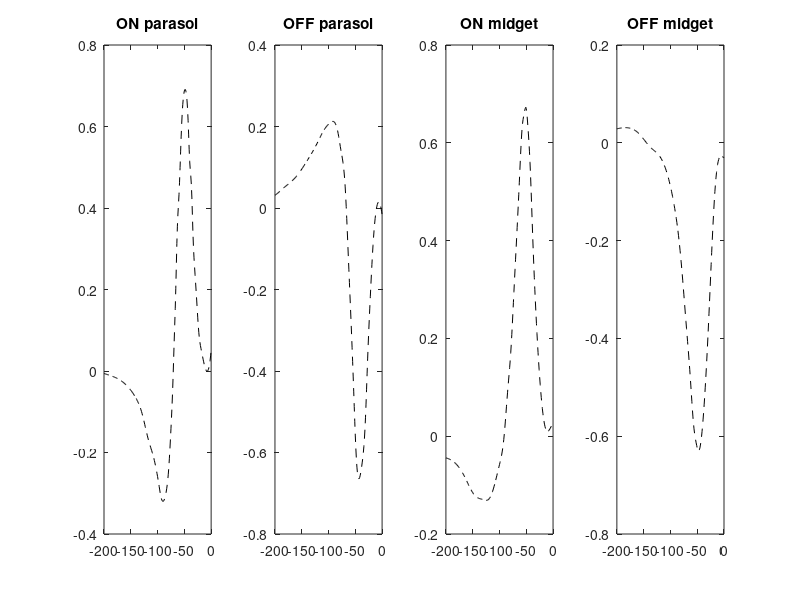

This chart was generated by the following MATLAB code: (Note: this script raises an error after producing the figure.)

% Determine TSFs for midget and parasol cells based on impulse response function data from Kling et al (2020) Biorxiv

rON_parasol_x = [238.96,218.18,190.91,172.73,154.55,138.96,129.87,116.88,107.79,97.40,89.61,...
    93.51,84.42,79.22,75.32,71.43,68.83,66.23,63.64,59.74,55.84,51.95,49.35,...
    45.45,42.86,40.26,36.36,33.77,31.17,27.27,23.38,18.18,11.69,3.90];

rON_parasol_y = [0.00,0.00,-0.01,-0.02,-0.04,-0.07,-0.10,-0.17,-0.21,-0.28,-0.32,-0.31,...
    -0.30,-0.24,-0.15,-0.03,0.08,0.19,0.33,0.44,0.58,0.67,0.69,0.67,0.61,0.52,0.44,...
    0.33,0.26,0.18,0.10,0.05,0.01,0.01];

rOFF_parasol_x = [241.56,224.68,201.30,183.12,158.44,142.86,120.78,109.09,96.10,83.12,...
    76.62,68.83,63.64,53.25,49.35,46.75,41.56,37.66,31.17,27.27,22.08,16.88,...
    10.39,3.90];

rOFF_parasol_y = [0.02,0.02,0.03,0.05,0.08,0.11,0.16,0.19,0.21,0.19,0.14,0.05,-0.10,...
    -0.44,-0.58,-0.64,-0.66,-0.63,-0.52,-0.38,-0.22,-0.09,0.00,0.01];

rON_midget_x = [240.09,216.81,188.36,166.38,146.98,128.88,121.12,112.07,100.43,91.38,...
    84.91,78.45,73.28,62.93,57.76,53.88,50.00,47.41,42.24,38.36,33.19,22.84,...
    15.09,9.91,3.45];

rON_midget_y = [-0.02,-0.04,-0.05,-0.08,-0.12,-0.13,-0.13,-0.11,-0.06,0.00,0.09,0.18,...
    0.29,0.52,0.63,0.66,0.67,0.64,0.54,0.42,0.28,0.09,0.02,0.01,0.02];

rOFF_midget_x = [238.79,193.53,159.91,136.64,118.53,104.31,92.67,84.91,77.16,70.69,...
    62.93,56.47,52.59,47.41,40.95,34.48,29.31,21.55,16.38,8.62,0.86];

rOFF_midget_y = [0.03,0.03,0.02,-0.01,-0.03,-0.07,-0.13,-0.19,-0.28,-0.37,-0.48,-0.58,...
    -0.61,-0.63,-0.59,-0.49,-0.38,-0.19,-0.09,-0.03,-0.03];


% get interpolated fits

x_interp = fliplr([0:1:200]);
ON_parasol_y = spline(rON_parasol_x,rON_parasol_y,x_interp);
OFF_parasol_y = spline(rOFF_parasol_x,rOFF_parasol_y,x_interp);
ON_midget_y = spline(rON_midget_x,rON_midget_y,x_interp);
OFF_midget_y = spline(rOFF_midget_x,rOFF_midget_y,x_interp);

% plot interpolated values
subplot(1,4,1)
plot(x_interp.*-1,ON_parasol_y,'--k')
title('ON parasol')

subplot(1,4,2)
plot(x_interp.*-1,OFF_parasol_y,'--k')
title('OFF parasol')

subplot(1,4,3)
plot(x_interp.*-1,ON_midget_y,'--k')
title('ON midget')

subplot(1,4,4)
plot(x_interp.*-1,OFF_midget_y,'--k')
title('OFF midget')

% Send frequencies through parasol and midget filters

w = [1 2 3 4 6 8 12 16 24 32 48 64];
t = 0:0.001:1.2;

for x=1:length(w)
    stimulus = sin(2*pi*w(x)*t);
    
    parse = 1:200:1001;
    
    for y = 1:length(parse)-1
        ONp = ON_parasol_y(1:201).*stimulus(parse(y):parse(y)+200);
        OFFp = OFF_parasol_y(1:201).*stimulus(parse(y):parse(y)+200);
        temp = sum(ONp + OFFp);
        temp(temp<0) = 0;
        parasol(x,y) = temp;
        
        ONm = ON_midget_y(1:201).*stimulus(parse(y):parse(y)+200);
        OFFm = OFF_midget_y(1:201).*stimulus(parse(y):parse(y)+200);
        temp = sum(ONm + OFFm);
        temp(temp<0) = 0;
        midget(x,y) = temp;
    end
end

% get rectified sum of ON and OFF for parasol and midget cells

parasol = sum(parasol,2);
parasol = parasol./max(parasol);
midget = sum(midget,2);
midget = midget./max(midget);

% Determine and Plot TSFs
[wFit,yFit_parasol,yFit2_parasol,p1] = fitExp(w,parasol');
[~,yFit_midget,yFit2_midget,p2] = fitExp(w,midget');

figure
subplot(1,2,1)
hold on
plot(w,parasol,'.k','MarkerSize',12)
plot(wFit,yFit_parasol,'-k')
title('parasol')
ax = gca; ax.Box = 'off'; ax.XScale = 'log';

subplot(1,2,2)
hold on
plot(w,midget,'.k','MarkerSize',12)
plot(wFit,yFit_midget,'-k')
title('midget')
ax = gca; ax.Box = 'off'; ax.XScale = 'log';

%% Local functions
function [wFit,yFit,yFit2,p] = fitExp(w,Y)
            
            % TTF model guess
            p0 = [0.5 4 1];
            lb = [0 0 0]; 
            ub = [10 10 2];
            
            % set minimum to 0
            scaledY = Y-min(Y);
            
            % Find the maximum interpolated VEP response
            wDelta = min(diff(log10(w))); % Create a scaled-up, log-spaced, version of the frequency domain
            upScale = 500;
            wFit = 10.^(log10(min(w))-wDelta+wDelta/upScale:wDelta/upScale:log10(max(w))+wDelta);
    
            % Scale the Y vector so that the max is 1
            scaledY=scaledY./max(scaledY);
            myObj=@(p)sqrt(sum((scaledY-watsonTemporalModelvep(w,p)).^2));
            
            p = fmincon(myObj,p0,[],[],[],[],lb,ub);
            
            % calculate model fit and undo scaling
            yFit = (watsonTemporalModelvep(wFit,p).*(max(Y)-min(Y)))+min(Y);
            
            yFit(~isfinite(yFit))=nan;
            
            yFit2 = (watsonTemporalModelvep(w,p).*(max(Y)-min(Y)))+min(Y);
end